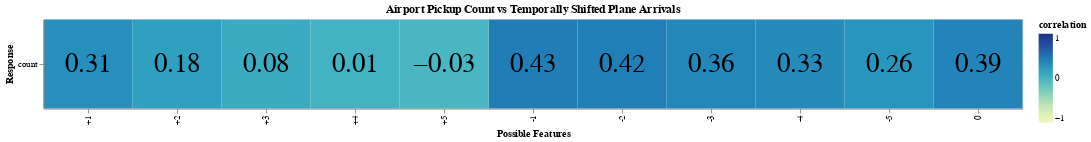

Notebook code cell kept with this figure:
### Code cell
pickupCorrMatrix = pickup_data.drop(["Facility", "Day", "Hour"], axis=1).corr().loc["count", :].reset_index().melt('index')
pickupCorrMatrix.columns = ['Possible Features', 'Response', 'correlation']
corrMatrix1 = pickupCorrMatrix.copy()
corrMatrix1 = corrMatrix1[corrMatrix1['Possible Features'].str.contains("Arrivals")]
corrMatrix1['Possible Features'] = corrMatrix1['Possible Features'].apply(lambda x: rename_columns(x, "Pickups"))

plot_corr("Possible Features", "Response", "Airport Pickup Count vs Temporally Shifted Plane Arrivals")

### Figure 1 — Vega-Lite specification as saved in the notebook (floating-point values rounded to 4 significant figures)
{"config": {"view": {"continuousWidth": 400, "continuousHeight": 300}}, "layer": [{"mark": "rect", "encoding": {"color": {"type": "quantitative", "field": "correlation", "scale": {"domain": [-1, 1]}}, "x": {"type": "nominal", "field": "Possible Features"}, "y": {"type": "nominal", "field": "Response"}}, "height": {"step": 100}, "title": "Airport Pickup Count vs Temporally Shifted Plane Arrivals", "width": {"step": 100}}, {"mark": {"type": "text", "size": 30}, "encoding": {"color": {"condition": {"value": "white", "test": "datum.correlation > 0.5"}, "value": "black"}, "text": {"type": "quantitative", "field": "correlation", "format": ".2f"}, "x": {"type": "nominal", "field": "Possible Features"}, "y": {"type": "nominal", "field": "Response"}}, "height": {"step": 100}, "title": "Airport Pickup Count vs Temporally Shifted Plane Arrivals", "width": {"step": 100}}], "data": {"name": "data-ed07103fcf5229d9c22bd907698dcdae"}, "$schema": "https://vega.github.io/schema/vega-lite/v4.8.1.json", "datasets": {"data-ed07103fcf5229d9c22bd907698dcdae": [{"Possible Features": "0", "Response": "count", "correlation": 0.3854}, {"Possible Features": "+1", "Response": "count", "correlation": 0.3096}, {"Possible Features": "-1", "Response": "count", "correlation": 0.4306}, {"Possible Features": "+2", "Response": "count", "correlation": 0.1787}, {"Possible Features": "-2", "Response": "count", "correlation": 0.4182}, {"Possible Features": "+3", "Response": "count", "correlation": 0.07815}, {"Possible Features": "-3", "Response": "count", "correlation": 0.3622}, {"Possible Features": "+4", "Response": "count", "correlation": 0.01377}, {"Possible Features": "-4", "Response": "count", "correlation": 0.3343}, {"Possible Features": "+5", "Response": "count", "correlation": -0.02614}, {"Possible Features": "-5", "Response": "count", "correlation": 0.2643}]}}
